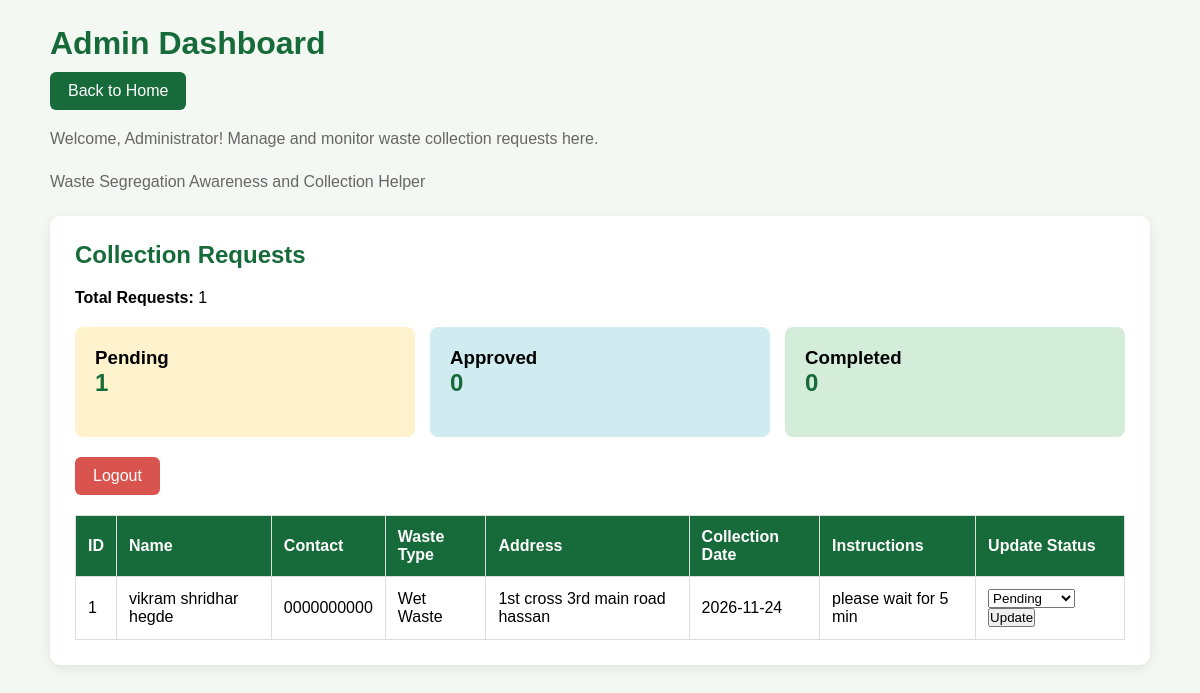
The page /admin-dashboard (signed in) on the database its author committed.
### tables this page shows
CREATE TABLE collection_requests (
            id INTEGER PRIMARY KEY AUTOINCREMENT,
            name TEXT NOT NULL,
            phone TEXT NOT NULL,
            address TEXT NOT NULL,
            waste_type TEXT NOT NULL,
            collection_date TEXT NOT NULL,
            instructions TEXT,
            status TEXT DEFAULT 'Pending',
            created_at TIMESTAMP DEFAULT CURRENT_TIMESTAMP
        );

### app.py (the view)
@app.route("/admin-dashboard")
def admin_dashboard():
    if not session.get("admin_logged_in"):
        return redirect(url_for("admin_login"))
    connection = get_connection()
    cursor = connection.cursor()
    cursor.execute("""
        SELECT * FROM collection_requests
        ORDER BY created_at DESC
    """)
    requests_list = cursor.fetchall()
    connection.close()
    pending_count = sum(
        1 for item in requests_list
        if item["status"] == "Pending"
    )
    approved_count = sum(
        1 for item in requests_list
        if item["status"] == "Approved"
    )
    completed_count = sum(
        1 for item in requests_list
        if item["status"] == "Completed"
    )
    return render_template(
        "admin_dashboard.html",
        requests=requests_list,
        pending_count=pending_count,
        approved_count=approved_count,
        completed_count=completed_count
    )

### database.py (called while the page is built)
def get_connection():
    connection = sqlite3.connect(DATABASE_PATH)
    connection.row_factory = sqlite3.Row
    return connection

### templates/admin_dashboard.html (shortened to what this page needs)
<!DOCTYPE html>
<html lang="en">
<head>
</head>
<body>
    <div class="container">
        <h1>Admin Dashboard</h1>
        <a href="/" class="home-button">Back to Home</a>
        <p class="subtitle">
    Welcome, Administrator! Manage and monitor waste collection requests here.
</p>
        <p class="subtitle">
            Waste Segregation Awareness and Collection Helper
        </p>
        <div class="dashboard-card">
            <h2>Collection Requests</h2>
            <p>
    <strong>Total Requests:</strong> {{ requests|length }}
</p>
<div style="display: flex; gap: 15px; flex-wrap: wrap; margin: 20px 0;">
    <div style="background: #fff3cd; padding: 20px; border-radius: 8px; flex: 1; min-width: 150px;">
        <h3>Pending</h3>
        <h2>{{ pending_count }}</h2>
    </div>
    <div style="background: #d1ecf1; padding: 20px; border-radius: 8px; flex: 1; min-width: 150px;">
        <h3>Approved</h3>
        <h2>{{ approved_count }}</h2>
    </div>
    <div style="background: #d4edda; padding: 20px; border-radius: 8px; flex: 1; min-width: 150px;">
        <h3>Completed</h3>
        <h2>{{ completed_count }}</h2>
    </div>
</div>
            <a href="/admin-logout" class="logout-button">Logout</a>
            {% if requests %}
            <table>
                <thead>
                    <tr>
                        <th>ID</th>
                        <th>Name</th>
                        <th>Contact</th>
                        <th>Waste Type</th>
                        <th>Address</th>
                        <th>Collection Date</th>
                        <th>Instructions</th>
                        <th>Update Status</th>
                    </tr>
                </thead>
                <tbody>
                    {% for item in requests %}
                    <tr>
                        <td>{{ item["id"] }}</td>
                        <td>{{ item["name"] }}</td>
                        <td>{{ item["phone"] }}</td>
                        <td>{{ item["waste_type"] }}</td>
                        <td>{{ item["address"] }}</td>
                        <td>{{ item["collection_date"] }}</td>
                        <td>{{ item["instructions"] or "None" }}</td>
                        <td>
    <form action="/update-status/{{ item['id'] }}" method="POST">
        <select name="status">
            <option value="Pending"
                {% if item["status"] == "Pending" %}selected{% endif %}>
                Pending
            </option>
        </select>
        <button type="submit">Update</button>
    </form>
</td>
                    </tr>
                    {% endfor %}
                </tbody>
            </table>
            {% else %}
            <p class="empty-message">
                No collection requests have been submitted yet.
            </p>
            {% endif %}
        </div>
    </div>
</body>
</html>

### templates/admin_dashboard.html (style rules this page uses)
* { margin: 0; padding: 0; box-sizing: border-box; }
body { font-family: Arial, sans-serif; background: #f3f8f3; padding: 25px; }
.container { max-width: 1100px; margin: auto; }
h1 { color: #176b3a; margin-bottom: 10px; }
.subtitle { color: #666; margin-bottom: 25px; }
.dashboard-card { background: white; padding: 25px; border-radius: 10px; box-shadow: 0 3px 12px #00000015; overflow-x: auto; }
h2 { color: #176b3a; margin-bottom: 20px; }
table { width: 100%; border-collapse: collapse; min-width: 750px; }
th, td { padding: 12px; border: 1px solid #ddd; text-align: left; }
th { background: #176b3a; color: white; }
.logout-button { display: inline-block; background: #d9534f; color: white; padding: 10px 18px; text-decoration: none; border-radius: 6px; margin-bottom: 20px; }
.home-button { display: inline-block; background: #176b3a; color: white; padding: 10px 18px; text-decoration: none; border-radius: 6px; margin-bottom: 20px; }

### rows shown on the page
collection_requests: id "1", name "vikram shridhar hegde", phone "0000000000", waste_type "Wet Waste", address "1st cross 3rd main road hassan", collection_date "2026-11-24", instructions "please wait for 5 min", status "Pending"

### other values the page prints
{{ requests|length }} "1"
{{ pending_count }} "1"
{{ approved_count }} "0"
{{ completed_count }} "0"
